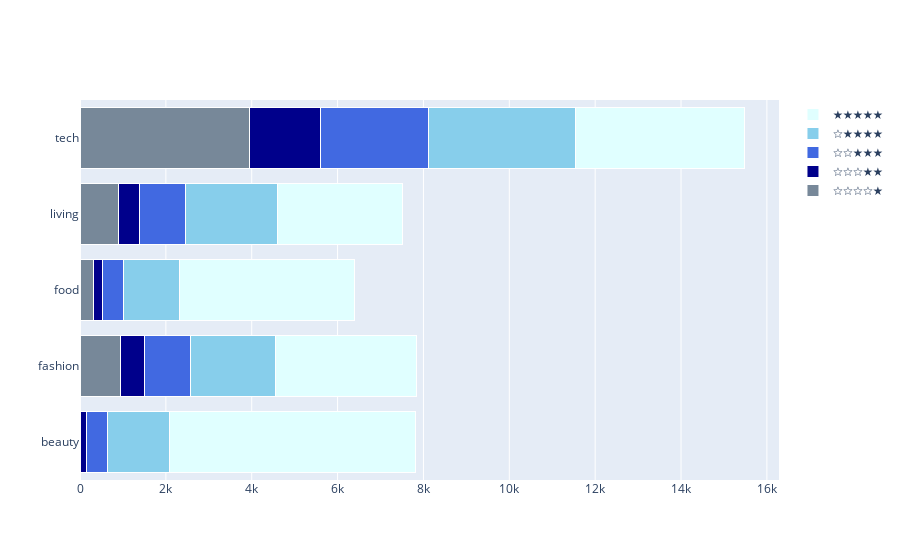

Here is the notebook cell this chart was saved with:
### Code cell
import plotly.graph_objects as go

fig = go.Figure()
fig.add_trace(go.Bar(
    y=['beauty', 'fashion', 'food','living','tech'],
    x=[beauty_rate_data[1]/len(beauty_total_data), fashion_rate_data[1], food_rate_data[1],living_rate_data[1],tech_rate_data[1]],
    name='☆☆☆☆★',
    orientation='h',
    marker=dict(
        color='lightslategray',
        line=dict(color='white', width=1)
    )
))
fig.add_trace(go.Bar(
    y=['beauty', 'fashion', 'food','living','tech'],
    x=[beauty_rate_data[2], fashion_rate_data[2], food_rate_data[2],living_rate_data[2],tech_rate_data[2]],
    name='☆☆☆★★',
    orientation='h',
    marker=dict(
        color='darkblue',
        line=dict(color='white', width=1)
    )
))
fig.add_trace(go.Bar(
    y=['beauty', 'fashion', 'food','living','tech'],
    x=[beauty_rate_data[3], fashion_rate_data[3], food_rate_data[3],living_rate_data[3],tech_rate_data[3]],
    name='☆☆★★★',
    orientation='h',
    marker=dict(
        color='royalblue',
        line=dict(color='white', width=1)
    )
))
fig.add_trace(go.Bar(
    y=['beauty', 'fashion', 'food','living','tech'],
    x=[beauty_rate_data[4], fashion_rate_data[4], food_rate_data[4],living_rate_data[4],tech_rate_data[4]],
    name='☆★★★★',
    orientation='h',
    marker=dict(
        color='skyblue',
        line=dict(color='white', width=1)
    )
))
fig.add_trace(go.Bar(
    y=['beauty', 'fashion', 'food','living','tech'],
    x=[beauty_rate_data[5], fashion_rate_data[5], food_rate_data[5],living_rate_data[5],tech_rate_data[5]],
    name='★★★★★',
    orientation='h',
    marker=dict(
        color='lightcyan',
        line=dict(color='white', width=1)
    )
))

fig.update_layout(barmode='stack')

### Figure 1 — Plotly figure (JSON) as saved in the notebook; plotly's stock layout.template omitted (floating-point values rounded to 4 significant figures)
{"data": [{"marker": {"color": "lightslategray", "line": {"color": "white", "width": 1}}, "name": "☆☆☆☆★", "orientation": "h", "type": "bar", "x": [0.02299, 953, 309, 887, 3945], "y": ["beauty", "fashion", "food", "living", "tech"]}, {"marker": {"color": "darkblue", "line": {"color": "white", "width": 1}}, "name": "☆☆☆★★", "orientation": "h", "type": "bar", "x": [161, 551, 217, 498, 1656], "y": ["beauty", "fashion", "food", "living", "tech"]}, {"marker": {"color": "royalblue", "line": {"color": "white", "width": 1}}, "name": "☆☆★★★", "orientation": "h", "type": "bar", "x": [472, 1059, 494, 1067, 2505], "y": ["beauty", "fashion", "food", "living", "tech"]}, {"marker": {"color": "skyblue", "line": {"color": "white", "width": 1}}, "name": "☆★★★★", "orientation": "h", "type": "bar", "x": [1449, 1992, 1307, 2145, 3439], "y": ["beauty", "fashion", "food", "living", "tech"]}, {"marker": {"color": "lightcyan", "line": {"color": "white", "width": 1}}, "name": "★★★★★", "orientation": "h", "type": "bar", "x": [5739, 3281, 4057, 2925, 3923], "y": ["beauty", "fashion", "food", "living", "tech"]}], "layout": {"barmode": "stack"}}
